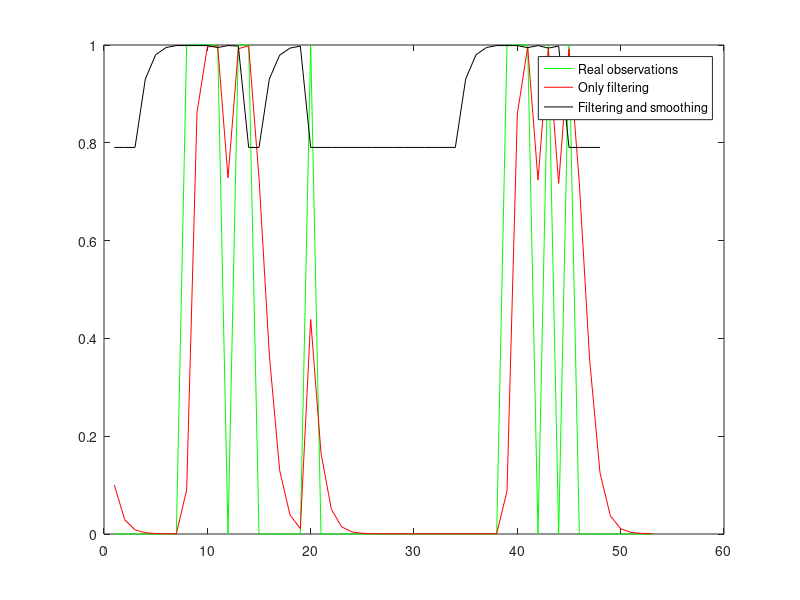

This figure's MATLAB source:
% transition model, given previous collision, what's the probability of
% anotehr collision?
P_T = [0.9,0.1;
       0.001,0.999];
% sensor model, given collision, what's the probability of observe
% collision?
P_O_T = [0.7, 0.3; % given collision, the prob of observation
         0.01, 0.99]; % given no collision, the prob of observation
     
% observation sequences, 0 - no collision, 1 - collision 
observations = [0,0,0,0,0,0,0,1,1,1,1,0,1,1,0,0,0,0,0,1,0,0,0,0,0,0,0,0,0,0,0,0,0,0,0,0,0,0,1,1,1,0,1,0,1,0,0,0,0,0,0,0,0];

%observations = csvread('../Advanced_car_anomaly_detection/Anomaly_Scores/online_version/final_result/traffic_score_27655.csv');
observations(observations > 0.5) = 1;
observations(observations < 0.5) = 0;

% initial f = f1 = P(x1|o1)
f = [0.9,0.1;
     0.1,0.9];
f = f(2-observations(1), :)';
prob = [f(1)];
smoothed_prob = [];
f_list = [f];
O = [P_O_T(1,2-observations(1)), 0;
     0, P_O_T(2,2-observations(1))];
O_list = [O];
% constant lag
d = 5;
for i = 2:length(observations)
    ['Iter: ',num2str(i)]
    % filtering, use simplified matrix algroithm
    O = [P_O_T(1,2-observations(i)), 0;
         0, P_O_T(2,2-observations(i))];
    O_list = cat(3,O_list,O);
    f = O*P_T'*f;
    f = f/sum(f);
    f_list = [f_list;f];
    prob = [prob, f(1)];
    % smoothing, use simplified matrix algorithm
    
    if i > d
        b = 1;
        for j = i-d+1:i
            b = b*P_T * O_list(:,:,j);
        end
        b = b*[1;0]; % times the b_{t+1:t}, which is 1.
        smoothed = f_list(i-d,:).*b;
        smoothed = smoothed/sum(smoothed);
        smoothed_prob = [smoothed_prob,smoothed(1)];
    end
end
index = 1:length(observations);
smoothed_index = 1:length(observations)-d;
plot(index, observations, 'g-');hold on;
plot(index, prob, 'r-');
plot(smoothed_index,smoothed_prob,'k-');

legend('Real observations','Only filtering','Filtering and smoothing')
